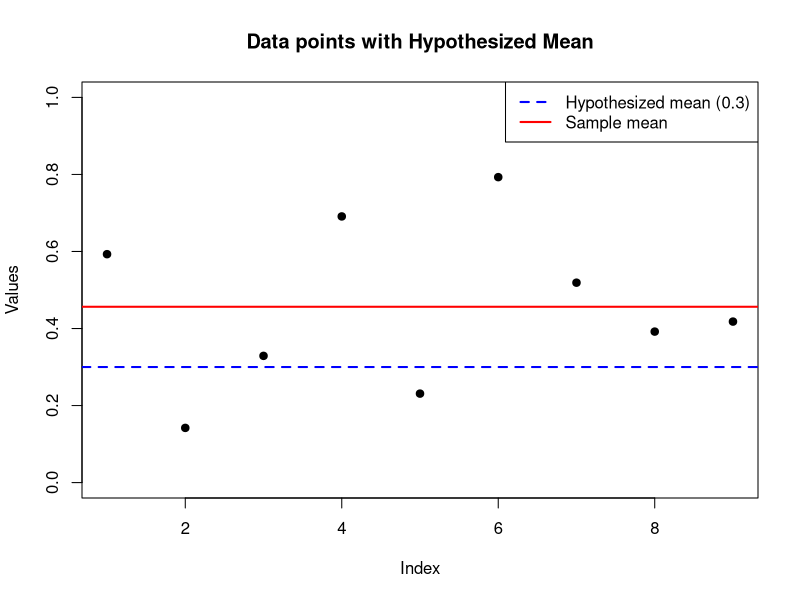

Write R code to recreate this figure.
#x  <- c(0.593, 0.142, 0.329, 0.691, 0.231, 0.793, 0.519, 0.392, 0.418)t.test(x, alternative="greater", mu=0.3)


x  <- c(0.593, 0.142, 0.329, 0.691, 0.231, 0.793, 0.519, 0.392, 0.418)
t.test(x, alternative="greater", mu=0.3)

plot(x, pch=19, ylim=c(0, 1), ylab="Values", xlab="Index", main="Data points with Hypothesized Mean")
abline(h=0.3, col="blue", lwd=2, lty=2)  # Hypothesized mean line at 0.3
abline(h=mean(x), col="red", lwd=2)      # Sample mean line
legend("topright", legend=c("Hypothesized mean (0.3)", "Sample mean"),
       col=c("blue", "red"), lty=c(2,1), lwd=2)
